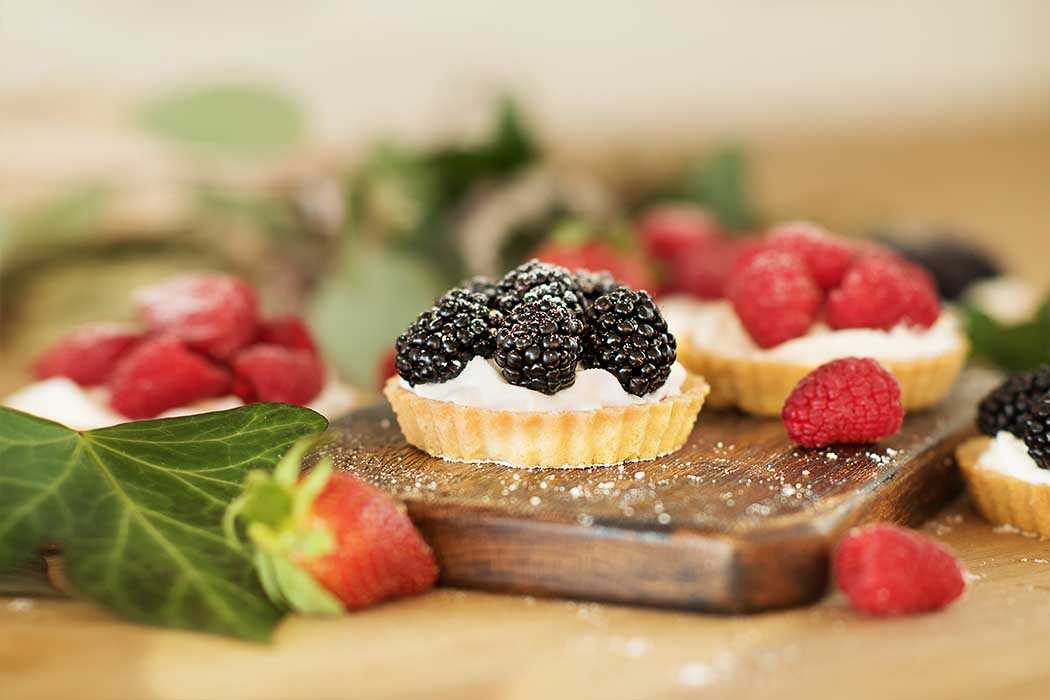
#> input picture contrast-of-the-composition.jpg, 1050 x 700 px
$ python lb6.py
#> lines starting #> are read from the running program, lines starting #| are printed output that depends on the picture
import sys
sys.path.append('../')
import numpy as np
import cv2 as cv
from sklearn.cluster import MeanShift, estimate_bandwidth
from sklearn.cluster import KMeans
from skimage.feature import peak_local_max
from skimage.segmentation import watershed
from skimage import data
from scipy import ndimage
import matplotlib.pyplot as plt
from utility import segmentation_utils


"""Загружаем изображение. Преобразуем в модель RGB"""

image = cv.imread('./contrast-of-the-composition.jpg')
#> image is the input picture: shape (700, 1050, 3); mean B, G, R 107.7, 146.2, 178.6
image_hsv = cv.cvtColor(image, cv.COLOR_RGB2HSV)
#> image_hsv: shape (700, 1050, 3); mean H, S, V 101.2, 111.4, 179.8
gray = cv.cvtColor(image, cv.COLOR_BGR2GRAY)
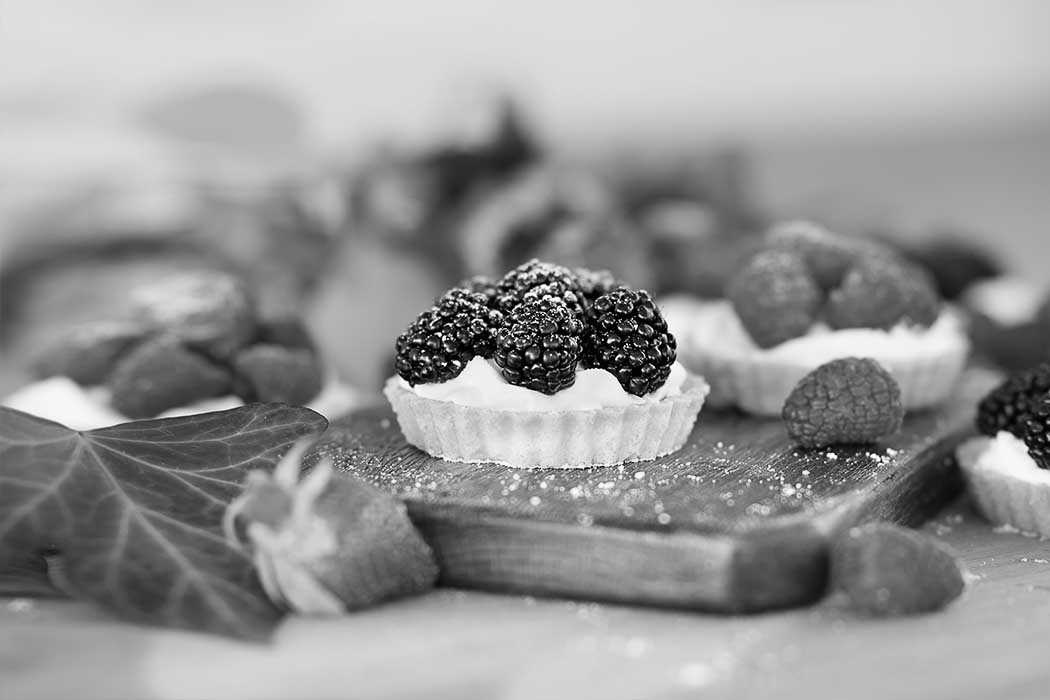
#> gray: shape (700, 1050); min 0, max 255, mean 151.5

# определяем координаты начальных точек
seeds = [(360, 420), (365, 530), (370, 640),
         (310, 450), (300, 530), (310, 640),
         (410, 1030),(410, 1000), (380, 1030),(440, 1040)]
# координаты для графика
x = list(map(lambda x: x[1], seeds))
y = list(map(lambda x: x[0], seeds))
# порог похожести цвета региона
threshold = 100
# находим сегментацию используя метод из segmentation_utils
#> (the run stopped early here; a loop or call above may not have finished)

$ run again, with image.jpg copied over contrast-of-the-composition.jpg
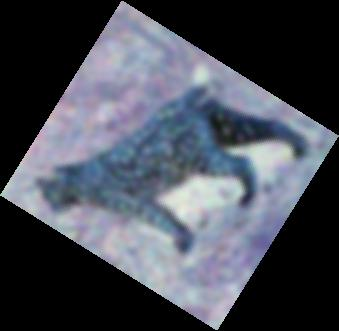
#> input picture image.jpg, 339 x 331 px
#> image is the input picture: shape (331, 339, 3); mean B, G, R 86.3, 75.9, 71.8
#> image_hsv: shape (331, 339, 3); mean H, S, V 30.6, 38.4, 86.5
#> `gray = cv.cvtColor(image, cv.COLOR_BGR2GRAY)`:
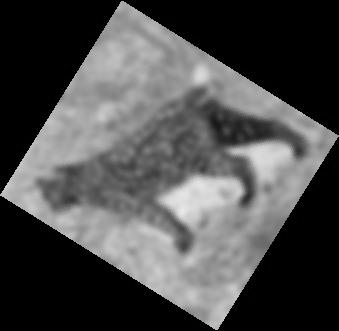
#> gray: shape (331, 339); min 0, max 233, mean 75.9

$ run again, with winter_cat.png saved as contrast-of-the-composition.jpg
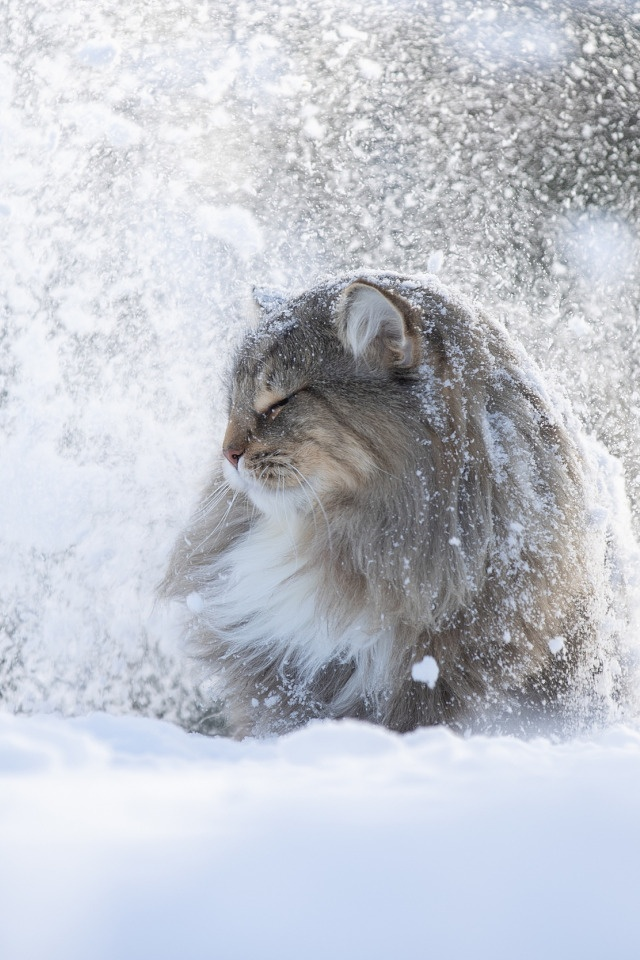
#> input picture winter_cat.png, 640 x 960 px
#> image is the input picture: shape (960, 640, 3); mean B, G, R 205.1, 196.6, 192.9
#> image_hsv: shape (960, 640, 3); mean H, S, V 28.8, 17, 205.9
#> `gray = cv.cvtColor(image, cv.COLOR_BGR2GRAY)`:
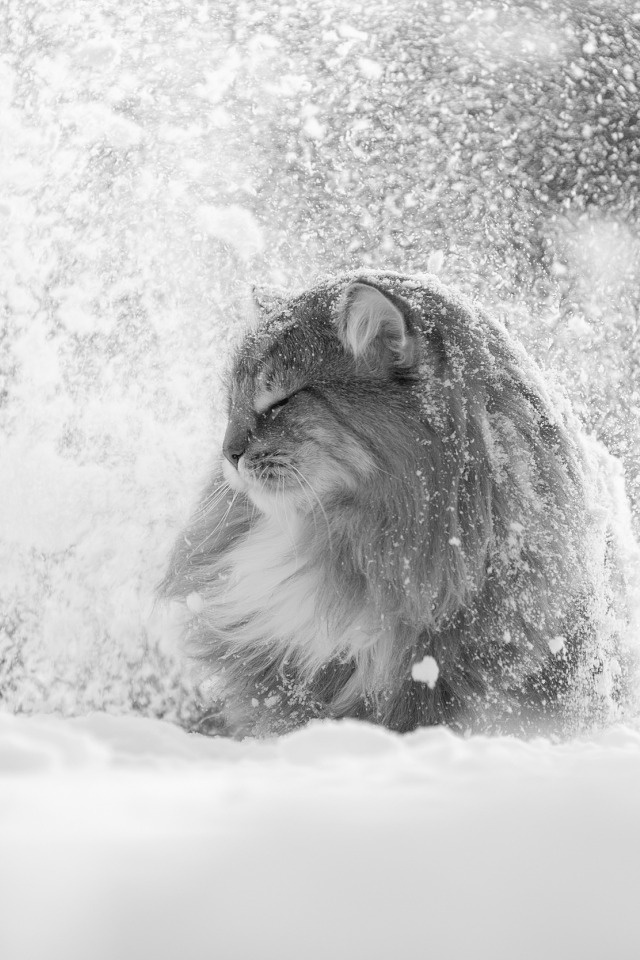
#> gray: shape (960, 640); min 10, max 255, mean 196.5
